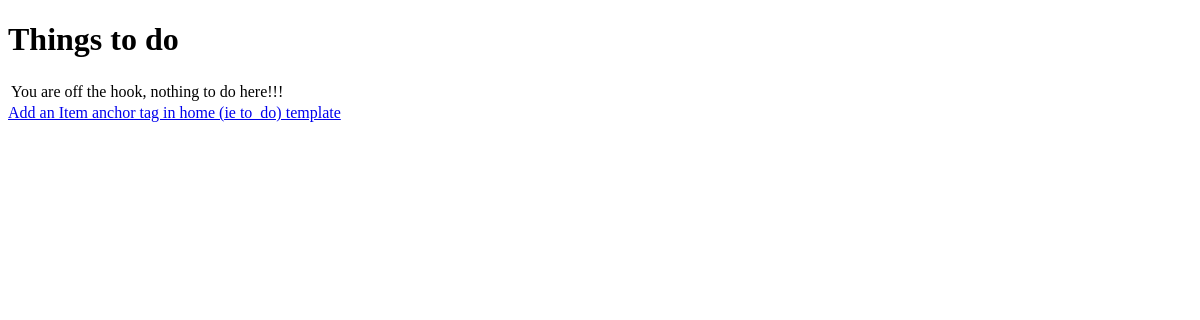
/, run on an earlier commit of the app's database.
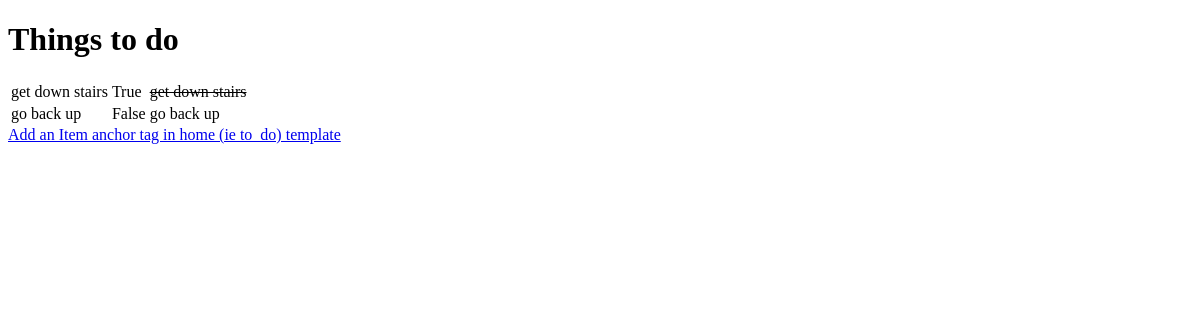
And on a later commit of the database.
### myapptodo/models.py (models this page shows, shortened)
class Item(models.Model):
    name = models.CharField(max_length=50, null=False, blank=False)
    done = models.BooleanField(null=False, blank=False)

### myapptodo/views.py (the view)
# urls.py: path('', get_todo_list, name='get_todo_list'), # home
def get_todo_list(request):
    items = Item.objects.all()  # returns query set & content is dictionary with all items
    context = {
        'items': items
    }
    return render(request, 'myapptodo/todo_template.html', context)

### myapptodo/templates/myapptodo/todo_template.html (shortened to what this page needs)
<!DOCTYPE html>
<html lang="en">
<head>
</head>
<body>
    <h1>Things to do</h1>
    <table>
        {% for item in items %}
        <tr>
            <td>{{ item.name }}</td>
            <td>{{ item.done }}</td>
            {% if item.done %}
                <td><strike>{{ item.name }}</strike></td>
            {% else %}
                <td>{{ item.name }}</td>
            {% endif %}
        </tr>
        {% empty %}
        <tr><td>You are off the hook, nothing to do here!!!</td></tr>
        {% endfor %}
    </table>
    <a href = "/add">Add an Item anchor tag in home (ie to_do) template</a>
</body>
</html>

What changed in the data, as far as the page shows it:
added Item: name "get down stairs", done "True"
added Item: name "go back up", done "False"
Also different on the page:
text no longer shown: "You are off the hook, nothing to do here!!!"
